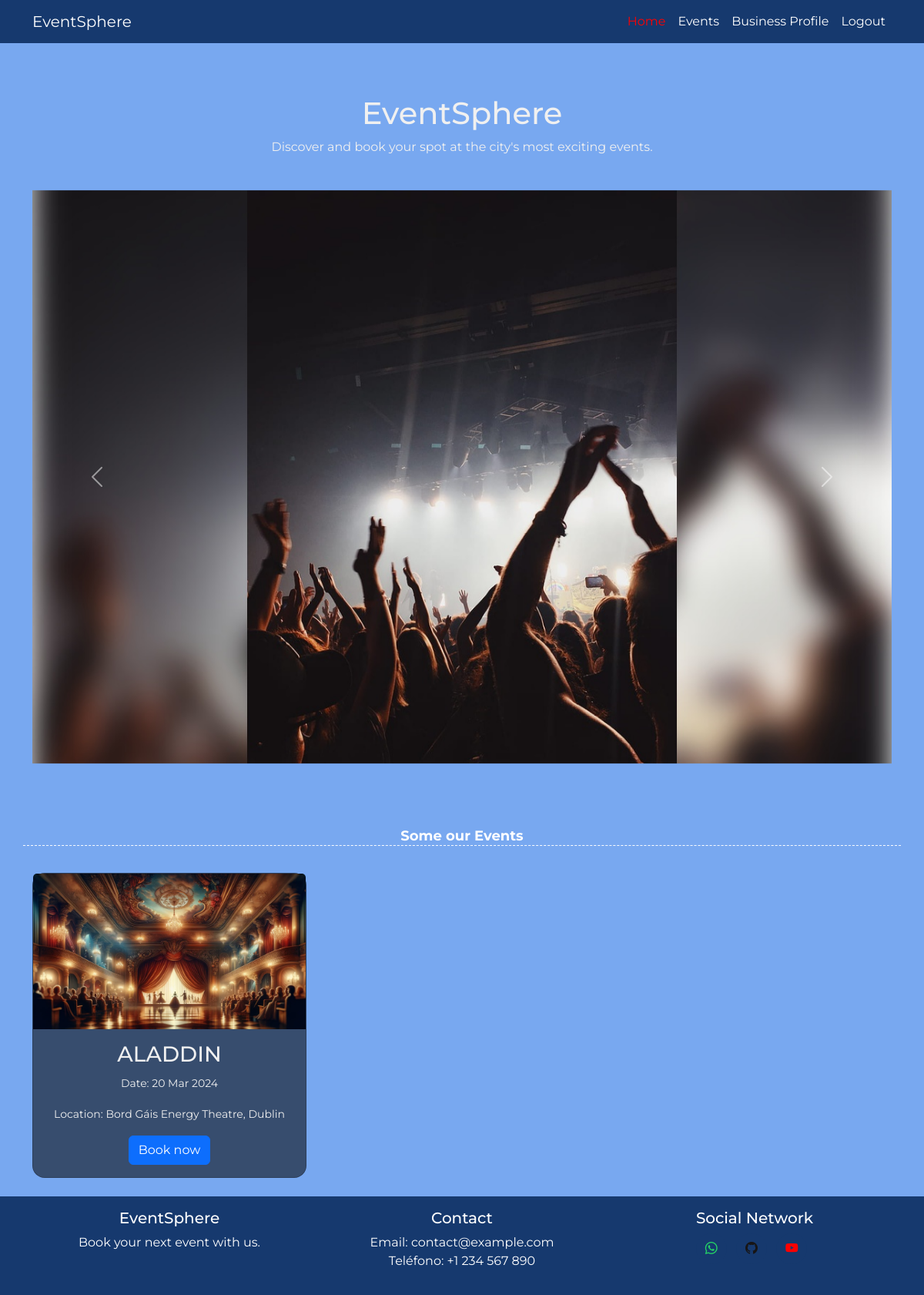
Screenshot of / (signed in) with the database file from the repository.
### models.py (models this page shows)
class Event(db.Model):
    id = db.Column(db.Integer, primary_key=True)
    title = db.Column(db.String(100), nullable=False)
    description = db.Column(db.String(100), nullable=False)
    event_date = db.Column(db.Date, nullable=False)  # Fecha del evento
    start_time = db.Column(db.Time, nullable=False)  # Hora de inicio del evento
    duration = db.Column(db.Integer, nullable=False)  # Duración del evento en minutos
    capacity = db.Column(db.Integer, nullable=False)  # Aforo total del evento
    organizer_id = db.Column(db.Integer, db.ForeignKey('user.id'), nullable=False)
    organizer = db.relationship('User', backref='organized_events')
    event_type = db.Column(db.String(50))
    location = db.Column(db.String(120))
    reservations = db.relationship('Reservation', backref='event', lazy='dynamic')
    @property
    def event_image(self):
        event_images = {
            'Concert': 'concert.webp',
            'Sport': 'sport.webp',
            'Theatre': 'theatre.webp',
            'Cinema': 'cinema.webp',
            'Exhibition': 'exhibition.webp',
            'Festival': 'festival.webp',
            'Workshop': 'workshop.webp',
            'Other': 'other.webp'
        }
        return event_images.get(self.event_type, 'default.jpg')

### app.py (the view)
@app.route('/')
def index():
    events = Event.query.order_by(Event.start_time).limit(6).all()
    return render_template('index.html', events=events)

### templates/index.html (shortened to what this page needs)
{% extends 'base.html' %}
{% block content %}
<div class="container mt-5">
    <div class="text-center">
        <h1>EventSphere</h1>
        <p>Discover and book your spot at the city's most exciting events.</p>
    </div>
    <div id="eventCarousel" class="carousel slide " data-bs-ride="carousel">
        <div class="carousel-inner ">
            {% for i in range(1, 6) %}
            <div class="carousel-item {{ 'active' if i == 1 else '' }} ">
                <img src="{{ url_for('static', filename='images/image' ~ i ~ '.jpg') }}" class="d-block w-100 " alt="Slide {{ i }}">
            </div>
            {% endfor %}
        </div>
        <button class="carousel-control-prev" type="button" data-bs-target="#eventCarousel" data-bs-slide="prev">
            <span class="carousel-control-prev-icon" aria-hidden="true"></span>
        </button>
        <button class="carousel-control-next" type="button" data-bs-target="#eventCarousel" data-bs-slide="next">
            <span class="carousel-control-next-icon" aria-hidden="true"></span>
        </button>
    </div>
    <div class="row mt-4">
        <h3 class="text-center title_events">Some our Events</h3>
        {% for event in events %}
        <div class="col-md-4 mb-4 ">
            <div class="card h-100  index_cards">
                <img src="{{ url_for('static', filename='images/' ~ event.event_image) }}" class="card-img-top" alt="{{ event.title }}">
                <div class="card-body text-center">
                    <h3 class="card-title  text-capitalize">{{ event.title }}</h3>
                    <p class="card-text"><small >Date: {{ event.event_date.strftime('%d %b %Y') }}</small></p>
                    <p class="card-text"><small >Location: {{ event.location }}</small></p>
                    <a href="{{ url_for('reserve', event_id=event.id) }}" class="btn btn-primary">Book now</a>
                </div>
            </div>
        </div>
        {% else %}
            <p class="text-center">No events found.</p>
        {% endfor %}
    </div>
</div>
{% endblock %}

### static/css/styles.css (style rules this page uses)
* { margin: 0; padding: 0; box-sizing: border-box; font-family: 'Montserrat', 'Poppins', sans-serif; }
:root { --bg-dark:#16396E; --bg-light:#78A8F0; --container-light:#2F7BED; --container-dark:#374D6E; --border:#2561BA; --text-color:#F0F0F0; --title-color:#FFFFFF; }
html, body { height: 100%; color: var(--text-color); }
body { display: flex; flex-direction: column; background-color: var(--bg-light); padding-top: 3.2rem; }
.title_events { color: var(--title-color); font-size: large; font-weight: bolder; margin-top: 2rem; margin-bottom: 2.2rem; border-bottom: 1px dashed var(--title-color); }
.carousel-item img { height: 400px; object-fit: cover; }
.index_cards { background-color: var(--container-dark); border-radius: 1rem; color: var(--text-color); }
@media (min-width:980px) { .carousel-item img { height: 800px; object-fit: contain; } }

### rows the page displays
Event: title "ALADDIN", event_date "20 Mar 2024", location "Bord Gáis Energy Theatre, Dublin"
